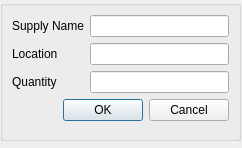
<?xml version="1.0" encoding="UTF-8"?>
<ui version="4.0">
 <class>Inventorysettings</class>
 <widget class="QDialog" name="Inventorysettings">
  <property name="geometry">
   <rect>
    <x>0</x>
    <y>0</y>
    <width>242</width>
    <height>148</height>
   </rect>
  </property>
  <property name="windowTitle">
   <string>Dialog</string>
  </property>
  <widget class="QGroupBox" name="formGroupBox">
   <property name="geometry">
    <rect>
     <x>0</x>
     <y>0</y>
     <width>241</width>
     <height>141</height>
    </rect>
   </property>
   <layout class="QFormLayout" name="formLayout">
    <item row="3" column="0">
     <widget class="QLabel" name="supplyLocation">
      <property name="sizePolicy">
       <sizepolicy hsizetype="Expanding" vsizetype="Preferred">
        <horstretch>0</horstretch>
        <verstretch>0</verstretch>
       </sizepolicy>
      </property>
      <property name="text">
       <string>Location</string>
      </property>
     </widget>
    </item>
    <item row="4" column="0">
     <widget class="QLabel" name="supplyQuantity">
      <property name="sizePolicy">
       <sizepolicy hsizetype="Expanding" vsizetype="Preferred">
        <horstretch>0</horstretch>
        <verstretch>0</verstretch>
       </sizepolicy>
      </property>
      <property name="layoutDirection">
       <enum>Qt::LeftToRight</enum>
      </property>
      <property name="text">
       <string>Quantity</string>
      </property>
     </widget>
    </item>
    <item row="5" column="0" colspan="2">
     <widget class="QDialogButtonBox" name="buttonBox">
      <property name="orientation">
       <enum>Qt::Horizontal</enum>
      </property>
      <property name="standardButtons">
       <set>QDialogButtonBox::Cancel|QDialogButtonBox::Ok</set>
      </property>
     </widget>
    </item>
    <item row="4" column="1">
     <widget class="QLineEdit" name="quantityLine">
      <property name="sizePolicy">
       <sizepolicy hsizetype="Expanding" vsizetype="Fixed">
        <horstretch>0</horstretch>
        <verstretch>0</verstretch>
       </sizepolicy>
      </property>
     </widget>
    </item>
    <item row="3" column="1">
     <widget class="QLineEdit" name="locationLine">
      <property name="readOnly">
       <bool>true</bool>
      </property>
     </widget>
    </item>
    <item row="0" column="0">
     <widget class="QLabel" name="supplyName">
      <property name="text">
       <string>Supply Name</string>
      </property>
     </widget>
    </item>
    <item row="0" column="1">
     <widget class="QLineEdit" name="supplyLine">
      <property name="readOnly">
       <bool>true</bool>
      </property>
     </widget>
    </item>
   </layout>
  </widget>
 </widget>
 <resources/>
 <connections>
  <connection>
   <sender>buttonBox</sender>
   <signal>accepted()</signal>
   <receiver>Inventorysettings</receiver>
   <slot>accept()</slot>
   <hints>
    <hint type="sourcelabel">
     <x>120</x>
     <y>85</y>
    </hint>
    <hint type="destinationlabel">
     <x>120</x>
     <y>73</y>
    </hint>
   </hints>
  </connection>
  <connection>
   <sender>buttonBox</sender>
   <signal>rejected()</signal>
   <receiver>Inventorysettings</receiver>
   <slot>reject()</slot>
   <hints>
    <hint type="sourcelabel">
     <x>120</x>
     <y>85</y>
    </hint>
    <hint type="destinationlabel">
     <x>120</x>
     <y>73</y>
    </hint>
   </hints>
  </connection>
  <connection>
   <sender>quantityLine</sender>
   <signal>textEdited(QString)</signal>
   <receiver>Inventorysettings</receiver>
   <slot>updateInventory(QString)</slot>
   <hints>
    <hint type="sourcelabel">
     <x>162</x>
     <y>84</y>
    </hint>
    <hint type="destinationlabel">
     <x>120</x>
     <y>73</y>
    </hint>
   </hints>
  </connection>
 </connections>
 <slots>
  <slot>updateInventory(QString)</slot>
 </slots>
</ui>
